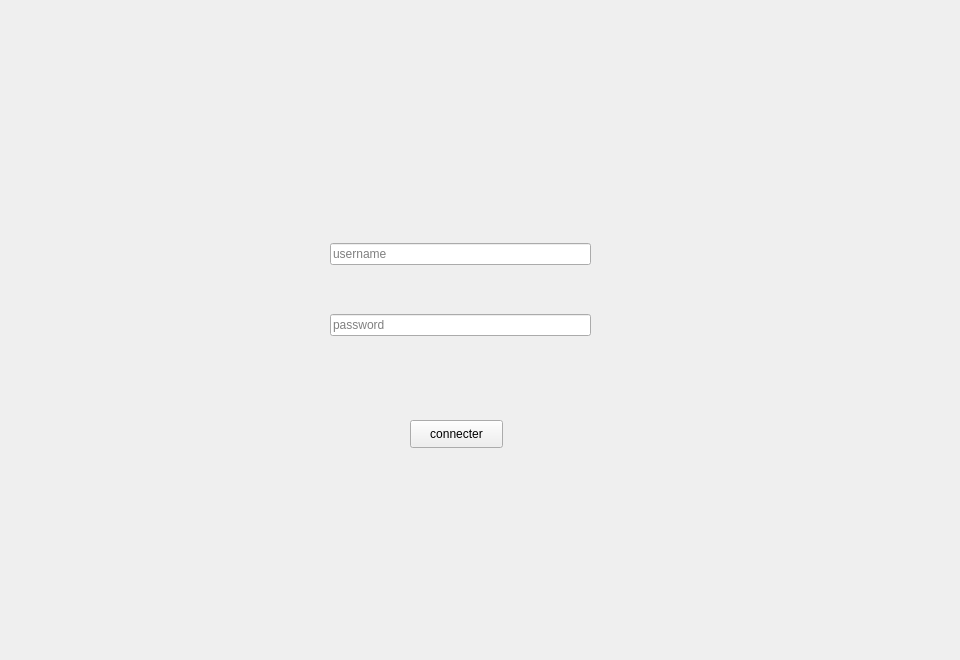
    <widget class="QWidget" name="page">
     <widget class="QLabel" name="label">
      <property name="geometry">
       <rect>
        <x>-30</x>
        <y>0</y>
        <width>951</width>
        <height>651</height>
       </rect>
      </property>
      <property name="text">
       <string/>
      </property>
      <property name="pixmap">
       <pixmap>../../Desktop/images qt/login .png</pixmap>
      </property>
      <property name="scaledContents">
       <bool>true</bool>
      </property>
     </widget>
     <widget class="QPushButton" name="connect">
      <property name="geometry">
       <rect>
        <x>410</x>
        <y>420</y>
        <width>93</width>
        <height>28</height>
       </rect>
      </property>
      <property name="text">
       <string>connecter</string>
      </property>
     </widget>
     <widget class="QLabel" name="label_47">
      <property name="geometry">
       <rect>
        <x>370</x>
        <y>70</y>
        <width>171</width>
        <height>111</height>
       </rect>
      </property>
      <property name="text">
       <string/>
      </property>
      <property name="pixmap">
       <pixmap>../../Desktop/images qt/lock-open-blue.webp</pixmap>
      </property>
      <property name="scaledContents">
       <bool>true</bool>
      </property>
     </widget>
     <widget class="QWidget" name="layoutWidget">
      <property name="geometry">
       <rect>
        <x>330</x>
        <y>200</y>
        <width>261</width>
        <height>181</height>
       </rect>
      </property>
      <layout class="QVBoxLayout" name="verticalLayout_7">
       <item>
        <widget class="QLineEdit" name="utilisateur">
         <property name="placeholderText">
          <string>username</string>
         </property>
        </widget>
       </item>
       <item>
        <widget class="QLineEdit" name="motdepasse">
         <property name="echoMode">
          <enum>QLineEdit::Password</enum>
         </property>
         <property name="placeholderText">
          <string>password</string>
         </property>
        </widget>
       </item>
      </layout>
     </widget>
    </widget>
